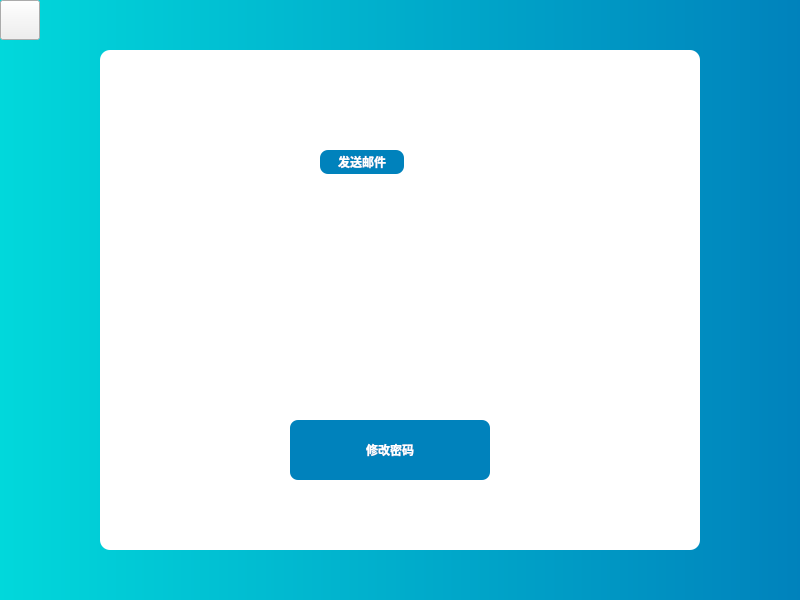
<?xml version="1.0" encoding="UTF-8"?>
<ui version="4.0">
 <class>Forget</class>
 <widget class="QDialog" name="Forget">
  <property name="geometry">
   <rect>
    <x>0</x>
    <y>0</y>
    <width>800</width>
    <height>600</height>
   </rect>
  </property>
  <property name="windowTitle">
   <string>Dialog</string>
  </property>
  <property name="styleSheet">
   <string notr="true">QDialog{background:qlineargradient(spread:pad,x1:1,y1:0,x2:0,y2:0,stop:0 #0082bc,stop:1 #01d8db)}</string>
  </property>
  <widget class="QWidget" name="widget" native="true">
   <property name="geometry">
    <rect>
     <x>100</x>
     <y>50</y>
     <width>600</width>
     <height>500</height>
    </rect>
   </property>
   <property name="styleSheet">
    <string notr="true">QWidget {background-color: white; border-radius: 10px}</string>
   </property>
   <widget class="QLineEdit" name="emailLineEdit">
    <property name="geometry">
     <rect>
      <x>10</x>
      <y>90</y>
      <width>200</width>
      <height>50</height>
     </rect>
    </property>
    <property name="styleSheet">
     <string notr="true">QLineEdit { background-image: url(:/pic/icon/email.png); padding: 2 2 2 30; background-repeat: no-repeat; background-position: left;} QLineEdit:focus { background-image: url(:/pic/icon/email-focused.png); padding: 2 2 2 30; background-repeat: no-repeat; background-position: left; }</string>
    </property>
   </widget>
   <widget class="QLineEdit" name="codeLineEdit">
    <property name="geometry">
     <rect>
      <x>10</x>
      <y>270</y>
      <width>200</width>
      <height>50</height>
     </rect>
    </property>
    <property name="styleSheet">
     <string notr="true">QLineEdit { background-image: url(:/pic/icon/confirm.png); padding: 2 2 2 30; background-repeat: no-repeat; background-position: left;} QLineEdit:focus { background-image: url(:/pic/icon/confirm-focused.png); padding: 2 2 2 30; background-repeat: no-repeat; background-position: left; }</string>
    </property>
   </widget>
   <widget class="QPushButton" name="changeBtn">
    <property name="geometry">
     <rect>
      <x>190</x>
      <y>370</y>
      <width>200</width>
      <height>60</height>
     </rect>
    </property>
    <property name="styleSheet">
     <string notr="true">QPushButton {background-color: #0082bc; color: #FFFFFF; border-radius: 8px; font-weight:bold;}</string>
    </property>
    <property name="text">
     <string>修改密码</string>
    </property>
   </widget>
   <widget class="QLabel" name="emailLabel">
    <property name="geometry">
     <rect>
      <x>320</x>
      <y>100</y>
      <width>231</width>
      <height>30</height>
     </rect>
    </property>
    <property name="text">
     <string/>
    </property>
   </widget>
   <widget class="QPushButton" name="sendBtn">
    <property name="geometry">
     <rect>
      <x>220</x>
      <y>100</y>
      <width>84</width>
      <height>24</height>
     </rect>
    </property>
    <property name="styleSheet">
     <string notr="true">QPushButton {background-color: #0082bc; color: #FFFFFF; border-radius: 8px; font-weight:bold;}</string>
    </property>
    <property name="text">
     <string>发送邮件</string>
    </property>
   </widget>
   <widget class="QLineEdit" name="confirmLineEdit">
    <property name="geometry">
     <rect>
      <x>10</x>
      <y>210</y>
      <width>200</width>
      <height>50</height>
     </rect>
    </property>
    <property name="styleSheet">
     <string notr="true">QLineEdit { background-image: url(:/pic/icon/lock.png); padding: 2 2 2 30; background-repeat: no-repeat; background-position: left;} QLineEdit:focus { background-image: url(:/pic/icon/lock-focused.png); padding: 2 2 2 30; background-repeat: no-repeat; background-position: left; }</string>
    </property>
   </widget>
   <widget class="QLabel" name="passwordLabel">
    <property name="geometry">
     <rect>
      <x>230</x>
      <y>150</y>
      <width>300</width>
      <height>30</height>
     </rect>
    </property>
    <property name="text">
     <string/>
    </property>
   </widget>
   <widget class="QLabel" name="confirmLabel">
    <property name="geometry">
     <rect>
      <x>230</x>
      <y>220</y>
      <width>300</width>
      <height>30</height>
     </rect>
    </property>
    <property name="text">
     <string/>
    </property>
   </widget>
   <widget class="QLineEdit" name="passwordLineEdit">
    <property name="geometry">
     <rect>
      <x>10</x>
      <y>140</y>
      <width>200</width>
      <height>50</height>
     </rect>
    </property>
    <property name="styleSheet">
     <string notr="true">QLineEdit { background-image: url(:/pic/icon/lock.png); padding: 2 2 2 30; background-repeat: no-repeat; background-position: left;} QLineEdit:focus { background-image: url(:/pic/icon/lock-focused.png); padding: 2 2 2 30; background-repeat: no-repeat; background-position: left; }</string>
    </property>
   </widget>
  </widget>
  <widget class="QPushButton" name="backBtn">
   <property name="geometry">
    <rect>
     <x>0</x>
     <y>0</y>
     <width>40</width>
     <height>40</height>
    </rect>
   </property>
   <property name="styleSheet">
    <string notr="true">QPushButton{border-image:url(:/pic/icon/back-arrow.png);}
QPushButton:hover{border-image:url(:/pic/icon/back-arrow-focused.png);}
QPushButton:pressed{border-image:url(:/pic/icon/back-arrow-focused.png);}</string>
   </property>
   <property name="text">
    <string/>
   </property>
  </widget>
 </widget>
 <resources/>
 <connections/>
</ui>
